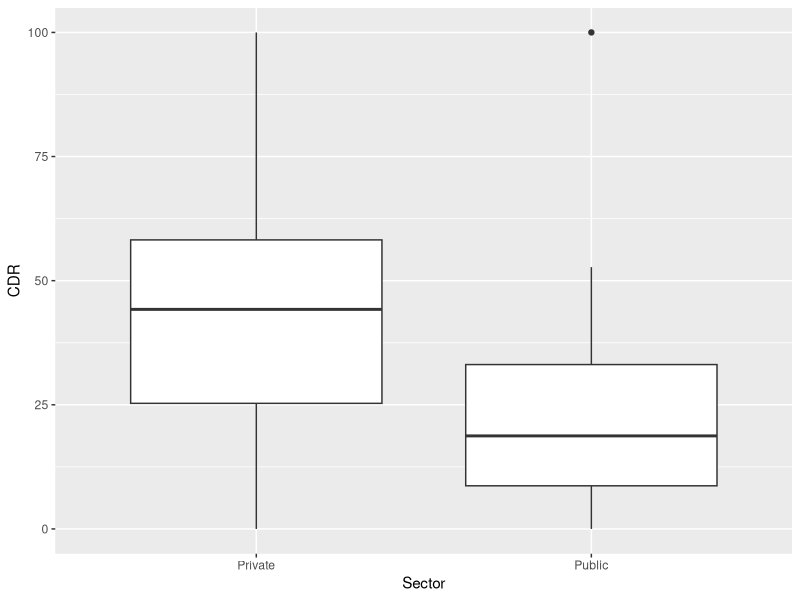
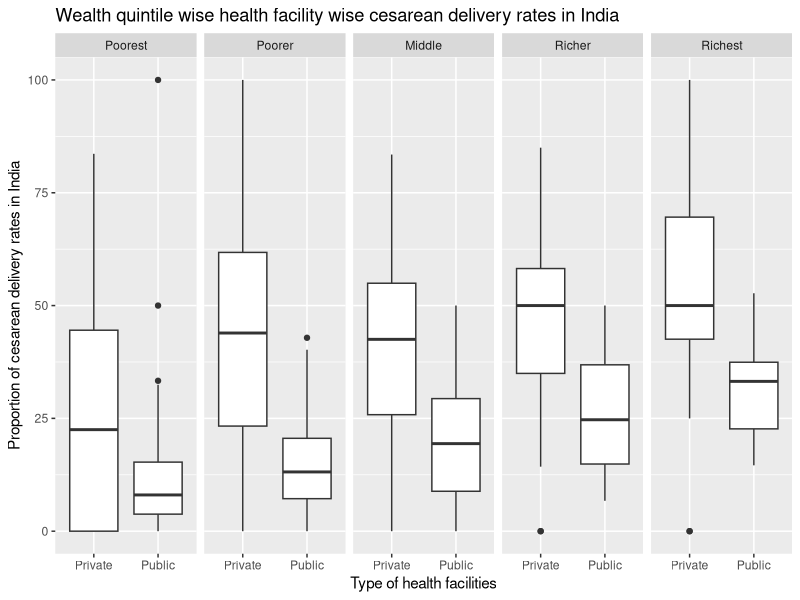

R code for these plots, in order:
#Box and Whisker Plot

getwd()
setwd("A:/RnD/1 Working/NFHS/Rohini_Cesarean")

library(ggplot2)

d <- read.csv("Box1.csv")

# BOXPLOT

# Overall Data - Public/Private
ggplot(data=d, mapping=aes(x=Sector, y=CDR))+geom_boxplot()

#-----------------------------------------------------
# Overall Data - Public/Private - Across WQ
df <- ggplot(data=d, mapping=aes(x=Sector, y=CDR)) + 
  geom_boxplot() + 
  facet_grid (.~ factor(WQ, levels=c('Poorest', 'Poorer', 'Middle', 'Richer', 'Richest'))) + 
  xlab("Type of health facilities") + 
  ylab("Proportion of cesarean delivery rates in India") + 
  labs(title = "Wealth quintile wise health facility wise cesarean delivery rates in India")
df
